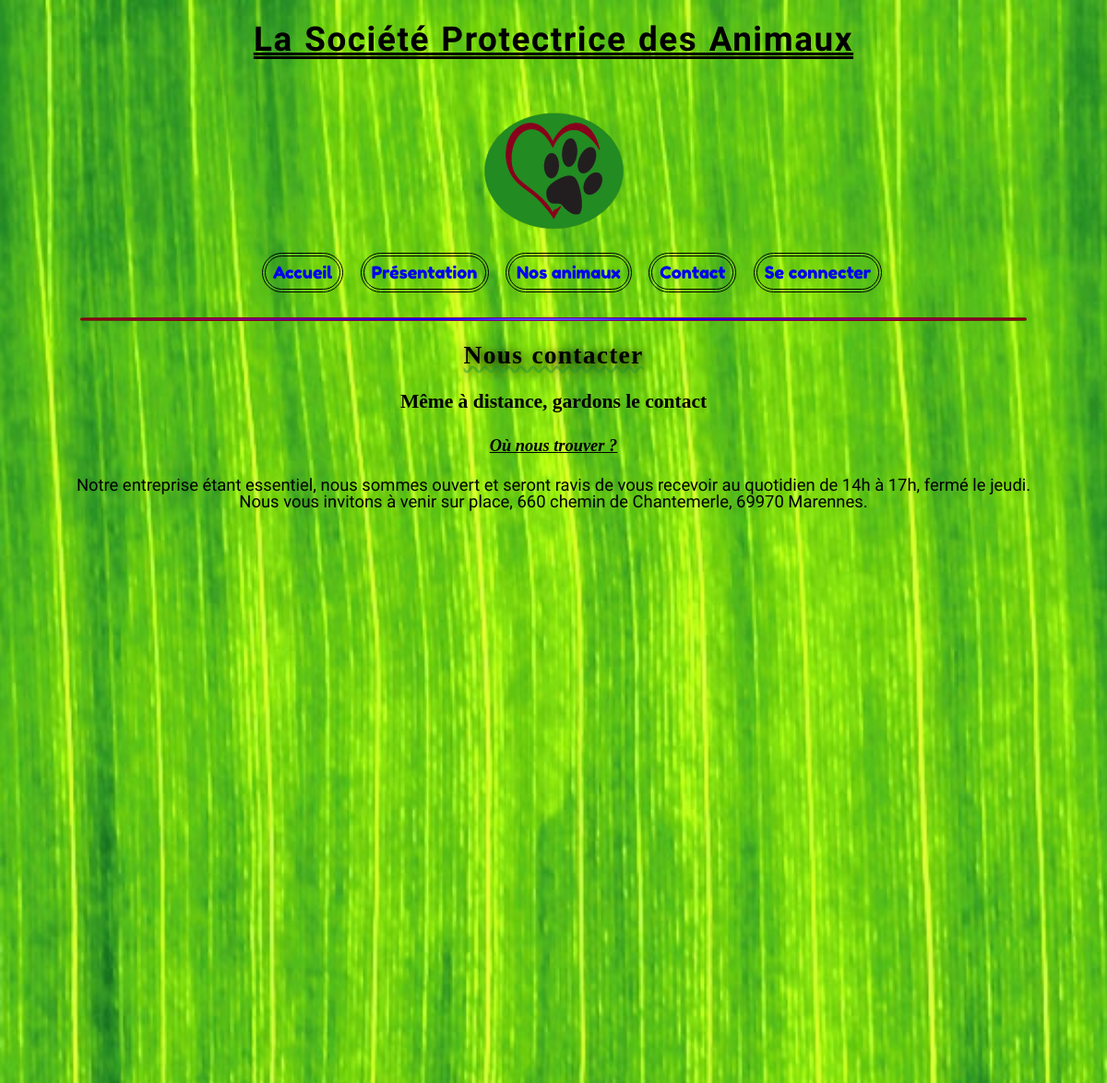
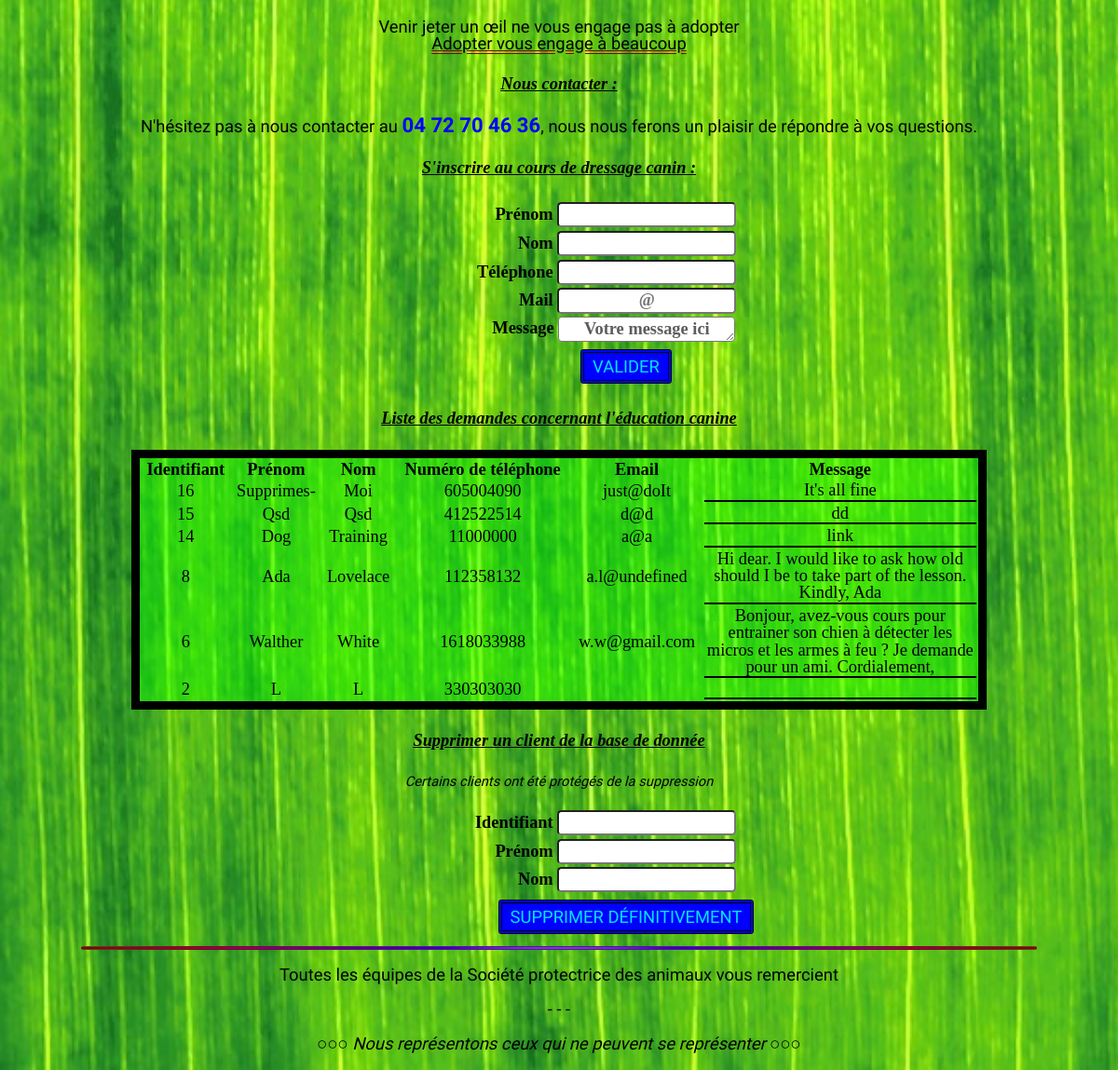
Screenshot of /Contact with the database file from the repository (2 pictures, top to bottom).
### tables this page shows
CREATE TABLE `customers` (
  `id` int(11) NOT NULL,
  `firstName` varchar(255) NOT NULL,
  `lastName` varchar(255) NOT NULL,
  `phone` int(11) NOT NULL,
  `mail` varchar(255) DEFAULT NULL,
  `message` text DEFAULT NULL
);

### controllers/StructureController.php (called while the page is built, shortened)
<?php
Class StructureController{
    public function contact(){
        require_once "models/CustomerManager.php";
        $customerObj = new CustomerManager;
        $customerObj->fetchCustomers();
        require "views/contact.php";
    }
}

### models/CustomerManager.php (called while the page is built, shortened)
<?php
require_once "Model.php";
require_once "Customer.php";
class customerManager extends Model
{
    private $customers;
    public function __construct()
    {
        $this->customers = array();
    }
    public function fetchCustomers(): void
    {
        $req = $this->getDb()->prepare('SELECT id, firstName, lastName, phone, mail, message
        FROM customers
        ORDER BY id DESC');
        $req->execute();
        $customers = $req->fetchAll(PDO::FETCH_ASSOC);
    }
    public function addCustomerToArray(Customer $customer): void
    {
        $this->customers[] = $customer;
    }
    public function getCustomersArray(): ?array
    {
        return $this->customers;
    }
}

### models/Customer.php (called while the page is built, shortened)
<?php
require_once "Model.php";
class Customer
{
    private $id;
    private $firstName;
    private $lastName;
    private $phone;
    private $mail;
    private $message;
    public function __construct(int $id, string $firstName, string $lastName, int $phone, ?string $mail = null, ?string $message = null){
        $this->id = $id;
        $this->firstName = $firstName;
        $this->lastName = $lastName;
        $this->phone = $phone;
        $this->mail = $mail;
        $this->message = $message;
    }
    public function getId(): int{
        return $this->id;
    }
    public function getFirstName(): string{
        return $this->firstName;
    }
    public function getLastName(): string{
        return $this->lastName;
    }
    public function getPhone(): int{
        return $this->phone;
    }
    public function getMail(): ?string{
        return $this->mail;
    }
    public function getMessage(): ?string{
        return $this->message;
    }
}

### models/Model.php (called while the page is built, shortened)
<?php
abstract class Model
{
    private static $pdo;
    private static function setDb(){
        self::$pdo = new PDO("mysql:host=leoriptspa.mysql.db;dbname=leoriptspa;charset=utf8mb4","leoriptspa", "t");
        self::$pdo->setAttribute(PDO::ATTR_ERRMODE,PDO::ERRMODE_WARNING);
    }
    protected function getDb(){
        return self::$pdo;
    }
}

### views/contact.php (the view, shortened to what this page needs)
<?php
require_once "controllers/StructureController.php";
ob_start(); ?>
    <h3>Même à distance, gardons le contact</h3>
    <h4>Où nous trouver ?</h4>
    <p>Notre entreprise étant essentiel, nous sommes ouvert et seront ravis de vous recevoir au quotidien de 14h à 17h, fermé le jeudi.
        <br>Nous vous invitons à venir sur place, 660 chemin de Chantemerle, 69970 Marennes.</p>
    <iframe src="https://www.google.com/maps/embed?pb=!1m18!1m12!1m3!1d8800.410626967432!2d4.902335430417851!3d45.61004368932814!2m3!1f0!2f0!3f0!3m2!1i1024!2i768!4f13.1!3m3!1m2!1s0x47f4dced69c12173%3A0x7efb85cba073c12d!2sLa%20Soci%C3%A9t%C3%A9%20Protectrice%20des%20Animaux%20(SPA)%20-%20Refuge%20de%20Lyon-Marennes!5e1!3m2!1sfr!2sfr!4v1614881560756!5m2!1sfr!2sfr"
            width="1200" height="600" style="border:0;" allowfullscreen="" loading="lazy"></iframe>
    <p>Venir jeter un œil ne vous engage pas à adopter
        <br><span id="underline">Adopter vous engage à beaucoup</span></p>
    <h4>Nous contacter :</h4>
    <p>N'hésitez pas à nous contacter au <span id="blueNumber">04 72 70 46 36</span>,
        nous nous ferons un plaisir de répondre à vos questions.</p>
    <h4>S'inscrire au cours de dressage canin :</h4>
    <form method="POST" action="../controllers/addCustomer.php">
        <div>
            <label for="customerFirstName" class="labelCustomer">Prénom</label>
            <input id="customerFirstName" class="inputCustomer" type="text" name="customerFirstName" required>
        </div>
        <div>
            <label for="customerLastName" class="labelCustomer">Nom</label>
            <input id="customerLastName" class="inputCustomer" type="text" name="customerLastName" required>
        </div>
        <label for="customerPhone" class="labelCustomer">Téléphone</label>
        <input id="customerPhone" class="inputCustomer" type="tel" name="customerPhone"
               pattern="[0-9]{2}[0-9]{2}[0-9]{2}[0-9]{2}[0-9]{2}">
        <div>
            <label for="customerMail" class="labelCustomer">Mail</label>
            <input id="customerMail" class="inputCustomer" type="email" name="customerMail" placeholder="@" required>
        </div>
        <div class="supBold">
            <label for="customerMessage" class="labelCustomer"><sup>Message</sup></label>
            <textarea id="customerMessage" class="inputCustomer" rows="1" name="customerMessage" placeholder="Votre message ici"></textarea>
        </div>
        <div>
            <button id="submitAddCustomer" class="button" type="submit">Valider</button>
        </div>
    </form>
    <h4>Liste des demandes concernant l'éducation canine</h4>
    <table id="contactTable">
        <tr>
            <th>Identifiant</th>
            <th>Prénom</th>
            <th>Nom</th>
            <th>Numéro de téléphone</th>
            <th>Email</th>
            <th>Message</th>
        </tr>
        <?php foreach($customerObj->getCustomersArray() as $customer): ?>
        <tr>
            <td><?= $customer->getId() ;?></td>
            <td><?= $customer->getFirstName() ;?></td>
            <td><?= $customer->getLastName() ;?></td>
            <td><?= $customer->getPhone() ;?></td>
            <td><?= $customer->getMail() ;?></td>
            <td class="tableMaxWidth"><?= $customer->getMessage() ;?></td>
        </tr>
        <?php endforeach ?>
    </table>
    <h4>Supprimer un client de la base de donnée</h4>
    <p><small><em>Certains clients ont été protégés de la suppression</em></small></p>
    <form method="POST" action="../controllers/deleteCustomer.php" title="Veuillez renseigner ces trois champs.">
        <div>
            <label for="pickId" class="labelCustomer">Identifiant</label>
            <input id="pickId" class="inputCustomer" type="number" name="customerId" required>
        </div>
        <div>
            <label for="choseFirstName" class="labelCustomer">Prénom</label>
            <input id="choseFirstName" class="inputCustomer" type="text" name="customerFirstName" onkeyup="firstNameDelete.innerHTML=this.value" required>
        </div>
        <div>
            <label for="choseLastName" class="labelCustomer">Nom</label>
            <input id="choseLastName" class="inputCustomer" type="text" name="customerLastName" onkeyup="lastNameDelete.innerHTML=this.value" required>
        </div>
            <button id="submitDeleteCustomer" class="button" type="submit" onClick="return confirm('Êtes-vous certain(e) ?')">
                Supprimer <span id="firstNameDelete" class="spanContactNames"></span> <span id="lastNameDelete" class="spanContactNames"></span> définitivement</button>
    </form>
<?php
require "template.php";

### css/styles.css (style rules this page uses)
:root { --textColor: rgba(0, 0, 255, 1); }
html { margin:0; padding:0; line-height: 1; -webkit-text-size-adjust: 100%; background: url("../public/img/background.jpg") no-repeat center fixed; background-size: cover; }
body { text-align: center; align-items: center; }
button, #addPetLink { color: #00E4FF; text-transform: uppercase; background-color: var(--textColor); border: 0.25rem double black; font-family: 'Rajdhani', sans-serif; padding: 0.25rem 0.55rem; margin-bottom: 0.25rem; border-radius: 0.15em; }
p { font-family: 'Varela Round', sans-serif; }
input, textarea { border-radius: 0.25em; }
h3 { margin-top: 1.25em; margin-bottom: 1.25em; }
h4 { font-style: italic; text-decoration: underline solid; }
#underline { color: rgba(0, 0, 0, 1); text-decoration: underline double darkred; }
#blueNumber { color: var(--textColor); font-size: larger; font-weight: bolder; }
#submitAddCustomer { margin-top: 0.20em; }
label sup { font-size: 1em; font-weight: 800; }
#contactTable { max-width: 85%; margin-left: auto; margin-right: auto; text-align: center; border: solid 0.5em rgba(0, 0, 0, 1); background-color: rgba(0, 255, 0, 0.4); }
.tableMaxWidth { width: 33%; border-bottom: solid 0.15em rgba(0, 0, 0, 1); }
#submitDeleteCustomer { margin-top: 0.4em; }
@media screen and (min-width: 780px) and (max-width: 1280px) { body { width: 90%; font-size: 115%; margin-left: auto; margin-right: auto; } }
@media screen and (min-width: 780px) and (max-width: 1280px) { iframe { max-width: 90%; } }
@media screen and (min-width: 780px) and (max-width: 1280px) { .labelCustomer { display: inline-block; width: 8em; } }
@media screen and (min-width: 780px) and (max-width: 1280px) { .labelCustomer, .inputCustomer { width: 10em; font-weight: bolder; margin-top: 0.2em; text-align: center; } }
@media screen and (min-width: 780px) and (max-width: 1280px) { .labelCustomer { font-weight: bolder; text-align: right; } }
@media screen and (min-width: 780px) and (max-width: 1280px) { #submitAddCustomer, #submitDeleteCustomer { margin-left: 9rem; } }

### rows the page displays
customers: id "16", firstName "Supprimes-", lastName "Moi", phone "605004090", mail "just@doIt", message "It's all fine"
customers: id "15", firstName "Qsd", lastName "Qsd", phone "412522514", mail "d@d", message "dd"
customers: id "14", firstName "Dog", lastName "Training", phone "11000000", mail "a@a", message "link"
customers: id "8", firstName "Ada", lastName "Lovelace", phone "112358132", mail "a.l@undefined", message "Hi dear. I would like to ask how old should I be to take part of the lesson. Kindly, Ada"
customers: id "6", firstName "Walther", lastName "White", phone "1618033988", mail "w.w@gmail.com", message "Bonjour, avez-vous cours pour entrainer son chien à détecter les micros et les armes à feu ? Je demande pour un ami. Cordialement,"
customers: id "2", firstName "L", lastName "L", phone "330303030"

### other values shown
$_SESSION['pageName'] "Nous contacter"
